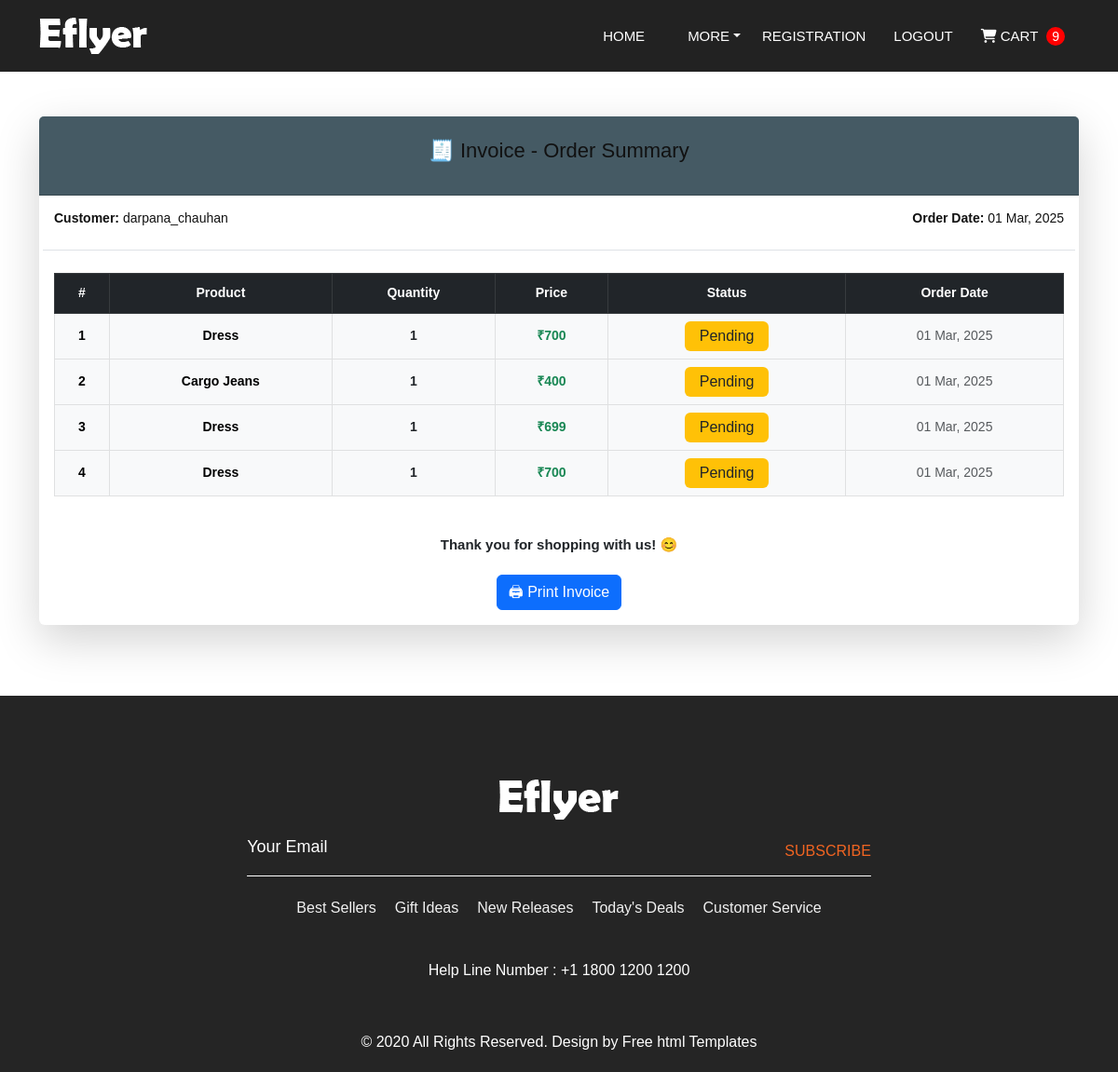
The app's page /order/ (signed in) with its own data.
### app/models.py (models this page shows, shortened)
class Order(models.Model):
    STATUS_CHOICES = (
        ("Pending", "Pending"),
        ("Shipped", "Shipped"),
        ("Delivered", "Delivered"),
    )
    user = models.ForeignKey(User, on_delete=models.CASCADE)
    total_price = models.DecimalField(max_digits=10, decimal_places=2)
    address = models.TextField()
    phone = models.CharField(max_length=15)
    status = models.CharField(max_length=10, choices=STATUS_CHOICES, default="Pending")
    created_at = models.DateTimeField(auto_now_add=True)

class AddProduct(models.Model):
    image = models.ImageField(upload_to='ecommerce/pimg')
    name = models.CharField(max_length=100)
    description=models.CharField(max_length=2000)
    price = models.IntegerField()
    date = models.DateField()
    category = models.ForeignKey(to='Category', default='',on_delete=models.CASCADE)  # ✅ Corrected
    sub_category = models.ForeignKey(to='Sub_Category',default='', on_delete=models.CASCADE)  # ✅ Corrected

### my_web/views.py (the view)
# urls.py: path("order/", views.order_summary, name="order_summary"),
@login_required(login_url="accounts/login")
def order_summary(request):
    user_orders = Order.objects.filter(user=request.user).prefetch_related("items")
    orders_data = []
    for order in user_orders:
        for order_item in order.items.all():  # ✅ Fetch OrderItem instead of Cart
            orders_data.append({
                "order_id": order.id,
                "product_name": order_item.product.name,
                "quantity": order_item.quantity,
                "price": order_item.total_price(),
                "status": order.status,
                "created_at": order.created_at,
            })
    return render(request, "cart/order.html", {
        "orders": orders_data,
        "user_name": request.user.username,
    })

### app/context_processors.py (called while the page is built)
def cart_count(request):
    if request.user.is_authenticated:
        count = Cart.objects.filter(user=request.user).count()
    else:
        count = 0
    return {"cart_count": count}

### app/models.py (called while the page is built)
    def total_price(self):
        return self.product.price * self.quantity

### template/cart/order.html
{% include "header.html" %}
<div class="container mt-5">
    <div class="card shadow-lg border-0">
        <div class="card-header text-white text-center py-4" style="background-color: #455A64;">
            <h2 class="mb-0">🧾 Invoice - Order Summary</h2>
        </div>
        <div class="card-body">
            <div class="row mb-4 border-bottom pb-3">
                <div class="col-md-6">
                    <h5><strong>Customer:</strong> {{ user_name }}</h5>
                </div>
                <div class="col-md-6 text-md-end">
                    <h5><strong>Order Date:</strong> {{ orders.0.created_at|date:"d M, Y" }}</h5>
                </div>
            </div>
            {% if orders %}
            <div class="table-responsive mt-3">
                <table class="table table-bordered text-center align-middle">
                    <thead class="table-dark">
                        <tr>
                            <th>#</th>
                            <th>Product</th>
                            <th>Quantity</th>
                            <th>Price</th>
                            <th>Status</th>
                            <th>Order Date</th>
                        </tr>
                    </thead>
                    <tbody>
                        {% for order in orders %}
                        <tr class="table-light">
                            <td><strong>{{ forloop.counter }}</strong></td>
                            <td class="text-capitalize fw-semibold">{{ order.product_name }}</td>
                            <td class="fw-bold text-dark">{{ order.quantity }}</td>
                            <td class="text-success fw-bold">₹{{ order.price }}</td>
                            <td>
                                <span class="badge fs-6 py-2 px-3
                                    {% if order.status == 'Pending' %} bg-warning text-dark
                                    {% elif order.status == 'Shipped' %} bg-primary
                                    {% elif order.status == 'Delivered' %} bg-success
                                    {% else %} bg-secondary
                                    {% endif %}">
                                    {{ order.status }}
                                </span>
                            </td>
                            <td class="text-muted">{{ order.created_at|date:"d M, Y" }}</td>
                        </tr>
                        {% endfor %}
                    </tbody>
                </table>
            </div>
            <div class="text-center mt-4">
                <p class="fw-bold">Thank you for shopping with us! 😊</p>
                <button onclick="window.print()" class="btn btn-primary">🖨 Print Invoice</button>
            </div>
            {% else %}
            <div class="alert alert-info text-center py-4">
                <h4 class="mb-0">😔 No orders found.</h4>
            </div>
            {% endif %}
        </div>
    </div>
</div>
<br><br><br>
{% include "footer.html" %}

### static/css/style.css (style rules this page uses)
* { box-sizing: border-box !important; transition: ease all 0.5s; }
html { scroll-behavior: smooth; overflow-x: hidden; }
body { color: #666666; font-size: 14px; line-height: 1.80857; font-weight: normal; overflow-x: hidden; font-family: 'Poppins', sans-serif; }
h1, h2, h3, h4, h5, h6 { letter-spacing: 0; font-weight: normal; position: relative; padding: 0 0 10px 0; font-weight: normal; line-height: normal; color: #111111; margin: 0 }
h2 { font-size: 22px }
h5 { font-size: 14px }
*, *::after, *::before { -webkit-box-sizing: border-box; -moz-box-sizing: border-box; box-sizing: border-box; }
p { margin: 20px; font-weight: 300; font-size: 15px; line-height: 24px; }
a, .btn { text-decoration: none !important; outline: none !important; -webkit-transition: all .3s ease-in-out; -moz-transition: all .3s ease-in-out; -ms-transition: all .3s ease-in-out; -o-transition: all .3s ease-in-out; transition: all .3s ease-in-out; }
.badge { font-weight: 500; }
button { border: 0; margin: 0; padding: 0; cursor: pointer; }

### records on screen
Order: created_at "01 Mar, 2025", status "Pending", created_at "01 Mar, 2025"
AddProduct: product_name "Dress" "Dress"
AddProduct: product_name "Cargo Jeans"
Order: status "Pending", created_at "01 Mar, 2025"
AddProduct: product_name "Dress"
Order: status "Pending", created_at "01 Mar, 2025"
Order: status "Pending", created_at "01 Mar, 2025"

### other values on screen
{{ cart_count }} "9"
{{ user_name }} "darpana_chauhan"
{{ order.quantity }} "1" "1" "1" "1"
{{ order.price }} "700" "400" "699" "700"
